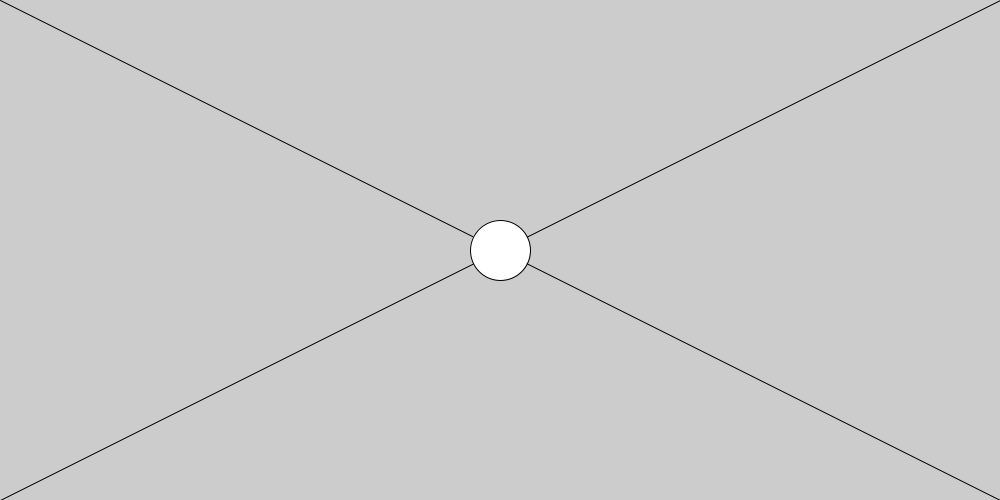
Frame 1 (no input)
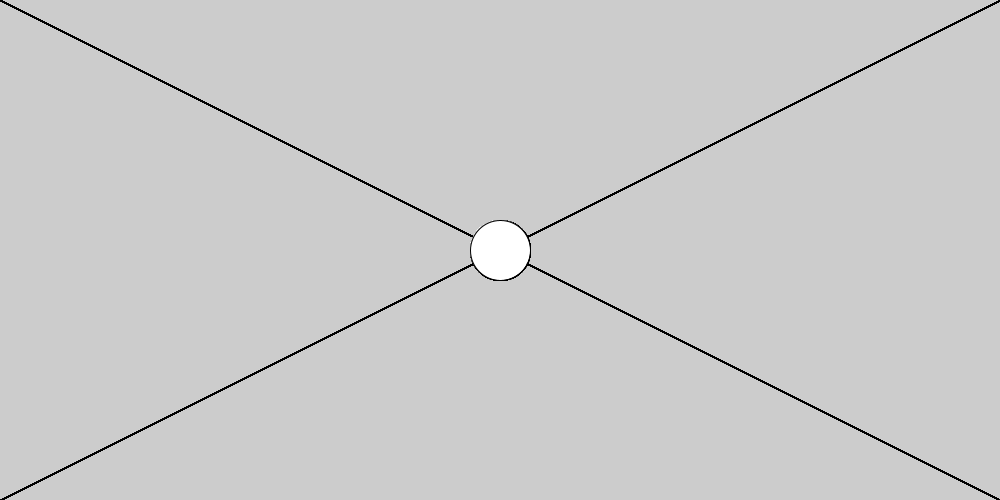
Frame 60 (the mouse pressed at the canvas centre just before this capture)
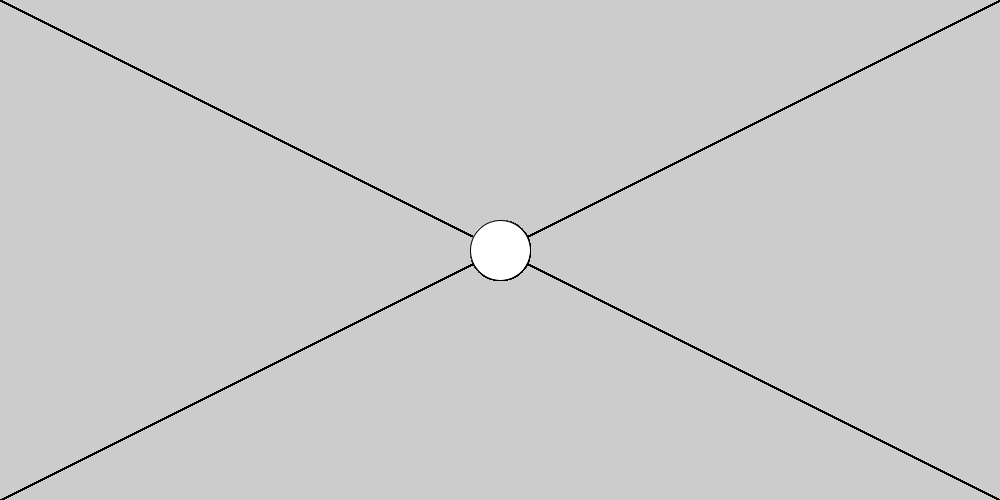
Frame 120 (the mouse held since frame 60 and released just before this capture)

The Processing sketch that drew these frames (run headless with seeded random() and noise(); from frame 60 on, the mouse is pressed at the canvas centre):

// Processing sketch: Programing1Example04_03
// ── Programing1Example04_03.pde
void setup () {
  size(1000, 500);
}
void draw() {
  int y = 100;
  int d = 130;
  
  line(0, 0, width, height);
  line(width, 0, 0, height);
  ellipse(width/2, height/2, 60, 60);
}
